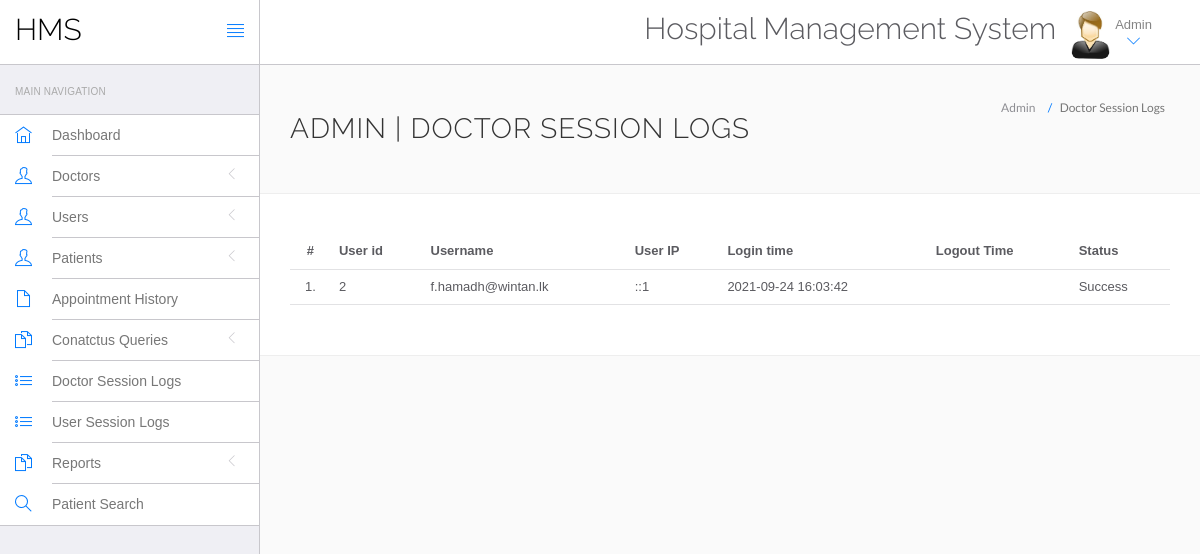
Screenshot of /WEB app development/System/Wintan Hospital Web Application/hms/admin/doctor-logs.php (signed in) with the database file from the repository.
### tables this page shows
CREATE TABLE `doctorslog` (
  `id` int(11) NOT NULL,
  `uid` int(11) NOT NULL,
  `username` varchar(255) NOT NULL,
  `userip` binary(16) NOT NULL,
  `loginTime` timestamp NOT NULL DEFAULT current_timestamp(),
  `logout` varchar(255) NOT NULL,
  `status` int(11) NOT NULL
);

### WEB app development/System/Wintan Hospital Web Application/hms/admin/doctor-logs.php (the view, shortened to what this page needs)
<?php
include('include/config.php');
?>
<!DOCTYPE html>
<html lang="en">
	<head>
		<link rel="stylesheet" href="vendor/bootstrap/css/bootstrap.min.css">
		<link rel="stylesheet" href="vendor/fontawesome/css/font-awesome.min.css">
		<link rel="stylesheet" href="vendor/themify-icons/themify-icons.min.css">
		<link href="vendor/animate.css/animate.min.css" rel="stylesheet" media="screen">
		<link href="vendor/perfect-scrollbar/perfect-scrollbar.min.css" rel="stylesheet" media="screen">
		<link href="vendor/switchery/switchery.min.css" rel="stylesheet" media="screen">
		<link href="vendor/bootstrap-touchspin/jquery.bootstrap-touchspin.min.css" rel="stylesheet" media="screen">
		<link href="vendor/select2/select2.min.css" rel="stylesheet" media="screen">
		<link href="vendor/bootstrap-datepicker/bootstrap-datepicker3.standalone.min.css" rel="stylesheet" media="screen">
		<link href="vendor/bootstrap-timepicker/bootstrap-timepicker.min.css" rel="stylesheet" media="screen">
		<link rel="stylesheet" href="assets/css/styles.css">
		<link rel="stylesheet" href="assets/css/plugins.css">
		<link rel="stylesheet" href="assets/css/themes/theme-1.css" id="skin_color" />
	</head>
	<body>
		<div id="app">
<?php include('include/sidebar.php');?>
			<div class="app-content">
					<?php include('include/header.php');?>
				<div class="main-content" >
					<div class="wrap-content container" id="container">
						<section id="page-title">
							<div class="row">
								<div class="col-sm-8">
									<h1 class="mainTitle">Admin  | Doctor Session Logs</h1>
																	</div>
								<ol class="breadcrumb">
									<li>
										<span>Admin </span>
									</li>
									<li class="active">
										<span>Doctor Session Logs</span>
									</li>
								</ol>
							</div>
						</section>
						<div class="container-fluid container-fullw bg-white">
									<div class="row">
								<div class="col-md-12">
									<table class="table table-hover" id="sample-table-1">
										<thead>
											<tr>
												<th class="center">#</th>
												<th class="hidden-xs">User id</th>
												<th>Username</th>
												<th>User IP</th>
												<th>Login time</th>
												<th>Logout Time </th>
												<th> Status </th>
											</tr>
										</thead>
										<tbody>
<?php
$sql=mysqli_query($con,"select * from doctorslog ");
$cnt=1;
while($row=mysqli_fetch_array($sql))
{
?>
											<tr>
												<td class="center"><?php echo $cnt;?>.</td>
												<td class="hidden-xs"><?php echo $row['uid'];?></td>
												<td class="hidden-xs"><?php echo $row['username'];?></td>
												<td><?php echo $row['userip'];?></td>
												<td><?php echo $row['loginTime'];?></td>
												<td><?php echo $row['logout'];?>
												</td>
												<td>
<?php if($row['status']==1)
{
	echo "Success";
}
else
{
	echo "Failed";
}?>
</td>
											</tr>
											<?php
$cnt=$cnt+1;
											 }?>
										</tbody>
									</table>
								</div>
							</div>
								</div>
					</div>
				</div>
			</div>
		</div>
	</body>
</html>

### WEB app development/System/Wintan Hospital Web Application/hms/admin/assets/css/themes/theme-1.css (style rules this page uses)
body { background: #FAFAFA; }

### rows the page displays
doctorslog: uid "2", username "f.hamadh@wintan.lk", userip "::1", loginTime "2021-09-24 16:03:42", status "Success"
